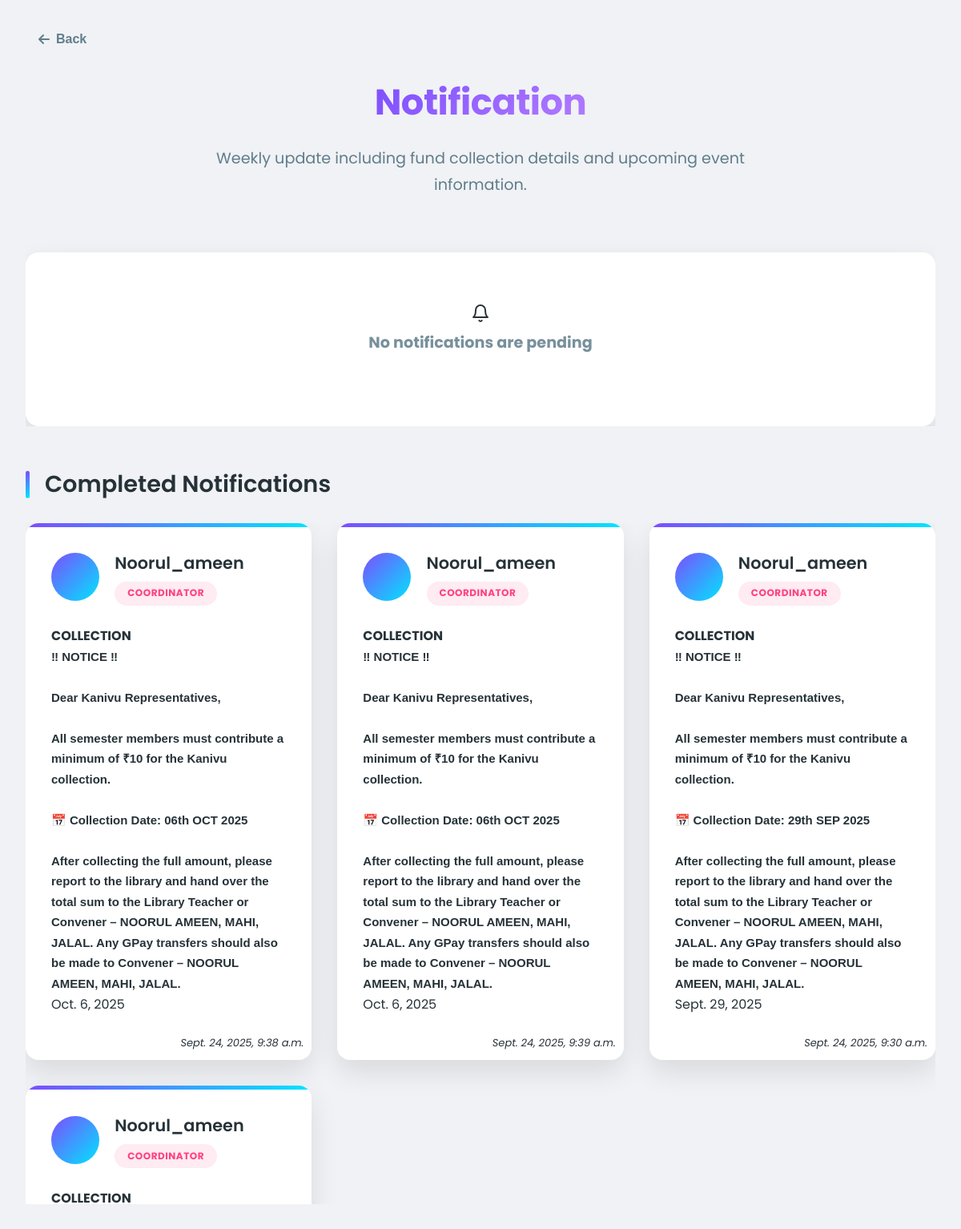
The app's page /dashboard/notification/ (signed in) with its own data.
### dashboard/models.py (models this page shows, shortened)
class NotifyModel(models.Model):
    user=models.ForeignKey(User,on_delete=models.CASCADE)
    title=models.CharField(max_length=255)
    description=models.TextField()
    is_completed=models.BooleanField(default=False)
    program_date=models.DateField()
    announced_time=models.DateTimeField(auto_now_add=True)

### users/models.py (models this page shows, shortened)
class UserProfile(models.Model):
    GENDER_CHOICE=(
        ("","Select the gender"),
        ("male","male"),
        ("female","female"),
    )
    ROLE_CHOICE=(
        ("public_user","public_user"),
        ("member","member"),
        ("coordinator","coordinator"),
        ("convenier","convenier"),
    )
    BLOOD_GROUP_CHOICES = [
        ('', 'Select Blood Group'),
        ('A+', 'A+'),
        ('A-', 'A-'),
        ('B+', 'B+'),
        ('B-', 'B-'),
        ('AB+', 'AB+'),
        ('AB-', 'AB-'),
        ('O+', 'O+'),
        ('O-', 'O-'),
    ]
    user=models.OneToOneField(User,on_delete=models.CASCADE)
    phone_number=models.CharField(max_length=10,null=True,blank=True)
    role=models.CharField(max_length=20,choices=ROLE_CHOICE,default="public_user")
    gender=models.CharField(max_length=10,choices=GENDER_CHOICE,null=True,blank=True)
    address=models.TextField(null=True,blank=True)
    created_at=models.DateTimeField(auto_now_add=True)
    photo=models.ImageField(upload_to="profile_pics/",null=True,blank=True)
    blood=models.CharField(max_length=3,default="",choices=BLOOD_GROUP_CHOICES)
    is_donor = models.BooleanField(default=False)

### dashboard/views.py (the view)
# urls.py: path("notification/",views.Notification,name="notification"),
@login_required(login_url="/users/login/")
def Notification(req):
    if (req.method=="POST"):
        if not req.user.userprofile.role in ["convenier","coordinator"]:
            return HttpResponseRedirect("/")
        notification_type = req.POST.get("notification_type")
        title=req.POST.get("title")
        description=req.POST.get("description")
        programDate=req.POST.get("program_date")
        department=req.POST.get("department")
        priorityDuty=req.POST.get("selected_section")
        volunteer_date = req.POST.get("date")
        today=timezone.localdate()
        try:
            if not title or not description:
                return JsonResponse({
                    "status":"error",
                    "title":"Both fields are required",
                    "message":"Title and description are required"
                })
            if notification_type == "volunteer":
                if not volunteer_date:
                    return JsonResponse({
                        "status":"error",
                        "title":"Date required",
                        "message":"Date is required for volunteer notifications."
                    })
                volunteer_date_stripped = datetime.strptime(volunteer_date, "%Y-%m-%d").date()
                Volunteer_Notifications.objects.create(
                    title=title,
                    description=description,
                    date=volunteer_date_stripped,
                    sent_by=req.user
                )
                return JsonResponse({
                    "status":"success",
                    "title":"Volunteer notification uploaded",
                    "message":"Your volunteer notification was submitted successfully."
                })
            if not programDate:
                return JsonResponse({
                    "status":"error",
                    "title":"Program Date required",
                    "message":"Program date is required.It cannot be blank"
                })
            programDateStripped=datetime.strptime(programDate,"%Y-%m-%d").date()
            if programDateStripped<today:
                return JsonResponse({
                    "status":"error",
                    "title":"Invalid Program Date",
                    "message":"Program date cannot be set as past"
                })
            if priorityDuty:
                if not any(choice[0] == priorityDuty for choice in NotifyModelPriority.PRIORITY_DUTY):
                    return JsonResponse({
                        "status":"error",
                        "title":"Invalid section",
                        "message":"Only accepts Collection,Finance,No option"
                    })
                if department:
                    if any(choice[0] == department for choice in memberRegistration.DEPARTMENT_CHOICES):
                        notify=NotifyModel.objects.create(
                            user=req.user,
                            title=title,
                            description=description,
                            program_date=programDateStripped,
                        )
                        NotifyModelPriority.objects.create(
                            notify=notify,
                            department=department,
                            priority_duty=priorityDuty
                        )
                        return JsonResponse({
                            "status":"success",
                            "title":"Notification Uploaded",
                            "message":"Your notification is successfully submitted!"
                        })
                else:
                    notify=NotifyModel.objects.create(
                        user=req.user,
                        title=title,
                        description=description,
                        program_date=programDateStripped,
                    )
                    NotifyModelPriority.objects.create(
                        notify=notify,
                        priority_duty=priorityDuty
                    )
                    return JsonResponse({
                        "status":"success",
                        "title":"Notification Uploaded",
                        "message":"Your notification is successfully submitted!"
                    })
            else:
                NotifyModel.objects.create(
                    user=req.user,
                    title=title,
                    description=description,
                    program_date=programDateStripped
                )
            return JsonResponse({
                "status":"success",
                "title":"Notification Uploaded",
                "message":"Your notification is successfully submitted!"
            })
        except Exception as e:
            return JsonResponse({
                "status":"error",
                "title":"Unexpected error occured",
                "message":str(e)
            })
    else:
        today=timezone.localdate()
        NotifyModel.objects.filter(is_completed=False,program_date__lt=today).update(is_completed=True)
        AnnouncementModel.objects.filter(is_completed=False,event_date__lt=today).update(is_completed=True)
        pendingNotifications=NotifyModel.objects.filter(is_completed=False).order_by("-program_date")
        completedNotification=NotifyModel.objects.filter(is_completed=True).order_by("-program_date")
        volunteer_notifications = Volunteer_Notifications.objects.select_related("sent_by").order_by("-date", "-send_date")
        annnouncements=AnnouncementModel.objects.filter(is_completed=False).order_by('-event_date')
        previous_announcements=AnnouncementModel.objects.filter(is_completed=True).order_by('-event_date')
        cntx={
            "pending_notifications":pendingNotifications,
            "completed_notifications":completedNotification,
            "volunteer_notifications":volunteer_notifications,
            "announcements":annnouncements,
            "previous_announcements":previous_announcements,
            "today":today.isoformat(),
            "departments":memberRegistration.DEPARTMENT_CHOICES,
        }
    return render(req,"dashboard/notification.html",context=cntx)

### templates/dashboard/notification.html (shortened to what this page needs)
<!DOCTYPE html>
<html lang="en">
    {% load static %}
<head>
    <link rel="stylesheet" href="https://cdnjs.cloudflare.com/ajax/libs/font-awesome/6.4.0/css/all.min.css">
</head>
<body>
    <button onclick="window.location.href='{% url 'dashboard:dashboard' %}'" class="back-btn">
        <i class="fas fa-arrow-left"></i>
        <span>Back</span>
    </button>
    <div class="container">
        <header>
            <h1>Notification</h1>
            <p class="subtitle">Weekly update including fund collection details and upcoming event information.</p>
        </header>
        {% if pending_notifications %}
            <div class="section-header">
                <h2 class="section-title">Ongoing Notification</h2>
            </div>
            <div class="user-grid">
                {% for i in pending_notifications %}
                <div class="user-card">
                    <div class="user-header">
                        <div class="user-avatar"></div>
                        <div class="user-info">
                            <div class="user-name">{{ i.user.username }}</div>
                            <span class="user-role role-coordinator">{{i.user.userprofile.role}}</span>
                        </div>
                    </div>
                    <div class="user-details">
                        <b>{{i.title}}</b>
                        <pre class="description">{{i.description}}</pre>
                        <p>{{i.program_date}}</p>
                        <i class="time">{{i.announced_time}}</i>
                    </div>
                    {% if i.user == request.user or request.user.userprofile.role == "convenier" %}
                        <button class="notify-btn complete-btn end" data-id="{{i.id}}" type="button" onclick="endNotify(this)">End</button>
                        <div class="action-buttons">
                            <button class="notify-btn delete-btn" data-userid="{{i.id}}" onclick="deleteNotification(this)">Delete Notification</button>
                        </div>
                    {% endif %}
                </div>
                {% endfor %}
            </div>
        {% else %}
            <div class="user-grid">
                <div class="empty-state">
                    <div data-feather="bell"></div>
                    <h3 class="empty-text">No notifications are pending</h3>
                </div>
            </div>
        {% endif %}
        {% if completed_notifications %}
            <div class="section-header">
                <h2 class="section-title">Completed Notifications</h2>
            </div>
            <div class="user-grid">
                {% for i in completed_notifications %}
                <div class="user-card">
                    <div class="user-header">
                        <div class="user-avatar"></div>
                        <div class="user-info">
                            <div class="user-name">{{ i.user.username }}</div>
                            <span class="user-role role-coordinator">{{i.user.userprofile.role}}</span>
                        </div>
                    </div>
                    <div class="user-details">
                        <b>{{i.title}}</b>
                            <pre class="description">{{i.description}}</pre>
                        <p>{{i.program_date}}</p>
                        <i class="time">{{i.announced_time}}</i>
                    </div>
                </div>
                {% endfor %}
            </div>
        {% endif %}
    </div>
</body>
</html>

### templates/dashboard/notification.html (style rules this page uses)
:root { --primary: #7c4dff; --primary-light: #b47cff; --secondary: #00e5ff; --secondary-light: #6effff; --accent: #ff4081; --accent-light: #ff79b0; --dark: #263238; --light: #f5f7fa; --card-bg: #ffffff; --body-bg: #f0f2f5; --success: #00c853; --warning: #ffab00; --shadow: 0 15px 35px rgba(0,0,0,0.1); --radius: 16px; }
* { margin: 0; padding: 0; box-sizing: border-box; }
body { font-family: 'Poppins', sans-serif; background: var(--body-bg); color: var(--dark); line-height: 1.7; min-height: 100vh; padding: 2rem 4rem; height: 100vh auto; }
.container { max-width: 1600px; margin: 0 auto; }
header { text-align: center; margin-bottom: 3rem; position: relative; }
h1 { font-size: 2.8rem; font-weight: 700; color: var(--primary); margin-bottom: 1rem; letter-spacing: -0.5px; background: linear-gradient(135deg, var(--primary), var(--primary-light)); -webkit-background-clip: text; background-clip: text; -webkit-text-fill-color: transparent; display: inline-block; }
.subtitle { font-size: 1.2rem; color: #607d8b; max-width: 700px; margin: 0 auto 2rem; }
.section-header { display: flex; align-items: center; margin: 3rem 0 1.5rem; }
.section-title { font-size: 1.8rem; font-weight: 600; color: var(--dark); position: relative; padding-left: 1.5rem; }
.section-title::before { content: ''; position: absolute; left: 0; top: 50%; transform: translateY(-50%); height: 70%; width: 5px; background: linear-gradient(to bottom, var(--primary), var(--secondary)); border-radius: 5px; }
.user-grid { display: grid; gap: 2rem; grid-template-columns: repeat(auto-fill, minmax(350px, 1fr)); max-height: 850px; overflow-y: scroll; }
.user-card { background: var(--card-bg); border-radius: var(--radius); box-shadow: var(--shadow); padding: 2rem; transition: all 0.3s cubic-bezier(0.25, 0.8, 0.25, 1); border: none; position: relative; overflow: hidden; }
.user-card::before { content: ''; position: absolute; top: 0; left: 0; width: 100%; height: 5px; background: linear-gradient(90deg, var(--primary), var(--secondary)); }
.user-header { display: flex; align-items: center; margin-bottom: 1.5rem; }
.user-avatar { width: 60px; height: 60px; border-radius: 50%; background: linear-gradient(135deg, var(--primary), var(--secondary)); display: flex; align-items: center; justify-content: center; color: white; font-size: 1.5rem; font-weight: 600; margin-right: 1.2rem; flex-shrink: 0; }
.user-info { flex: 1; }
.user-name { font-size: 1.3rem; font-weight: 600; color: var(--dark); margin-bottom: 0.3rem; text-transform: capitalize; }
.user-role { display: inline-block; padding: 0.3rem 1rem; border-radius: 100px; font-size: 0.75rem; font-weight: 700; text-transform: uppercase; letter-spacing: 0.5px; }
.role-coordinator { background: rgba(255, 64, 129, 0.1); color: var(--accent); }
.user-details { margin: 1.5rem 0; }
.empty-state { text-align: center; padding: 4rem; background: white; border-radius: var(--radius); box-shadow: var(--shadow); grid-column: 1 / -1; margin-top: 20px; }
.empty-text { font-size: 1.2rem; color: #78909c; margin-bottom: 1.5rem; }
@media (max-width: 1200px) { body { padding: 2rem; } }
.time { position: absolute; right: 10px; bottom: 10px; font-size: 13px; }
.description { text-wrap:wrap; font-weight: bolder; font-family: 'Franklin Gothic Medium', 'Arial Narrow', Arial, sans-serif; font-size: 15px; }
.back-btn { display: inline-flex; align-items: center; gap: 0.5rem; background: transparent; border: none; color: #607d8b; font-weight: 600; cursor: pointer; font-size: 1rem; transition: all 0.3s ease; padding: 0.5rem 1rem; border-radius: 6px; margin-bottom: 1.5rem; }

### records on screen
NotifyModel: user.username "Noorul_ameen", user.userprofile.role "COORDINATOR", title "COLLECTION", description "‼ NOTICE ‼ Dear Kanivu Representatives, All semester members must contribute a minimum of ₹10 for the Kanivu collection. 📅 Collection Date: 06th OCT 2025 After collecting the full amount, please report to the library and hand over the total sum to the Library Teacher or Convener – NOORUL AMEEN, MAHI, JALAL. Any GPay transfers should also be made to Convener – NOORUL AMEEN, MAHI, JALAL.", program_date "Oct. 6, 2025", announced_time "Sept. 24, 2025, 9:38 a.m."
NotifyModel: user.username "Noorul_ameen", user.userprofile.role "COORDINATOR", title "COLLECTION", description "‼ NOTICE ‼ Dear Kanivu Representatives, All semester members must contribute a minimum of ₹10 for the Kanivu collection. 📅 Collection Date: 06th OCT 2025 After collecting the full amount, please report to the library and hand over the total sum to the Library Teacher or Convener – NOORUL AMEEN, MAHI, JALAL. Any GPay transfers should also be made to Convener – NOORUL AMEEN, MAHI, JALAL.", program_date "Oct. 6, 2025", announced_time "Sept. 24, 2025, 9:39 a.m."
NotifyModel: user.username "Noorul_ameen", user.userprofile.role "COORDINATOR", title "COLLECTION", description "‼ NOTICE ‼ Dear Kanivu Representatives, All semester members must contribute a minimum of ₹10 for the Kanivu collection. 📅 Collection Date: 29th SEP 2025 After collecting the full amount, please report to the library and hand over the total sum to the Library Teacher or Convener – NOORUL AMEEN, MAHI, JALAL. Any GPay transfers should also be made to Convener – NOORUL AMEEN, MAHI, JALAL.", program_date "Sept. 29, 2025", announced_time "Sept. 24, 2025, 9:30 a.m."
NotifyModel: user.username "Noorul_ameen", user.userprofile.role "COORDINATOR", title "COLLECTION"
